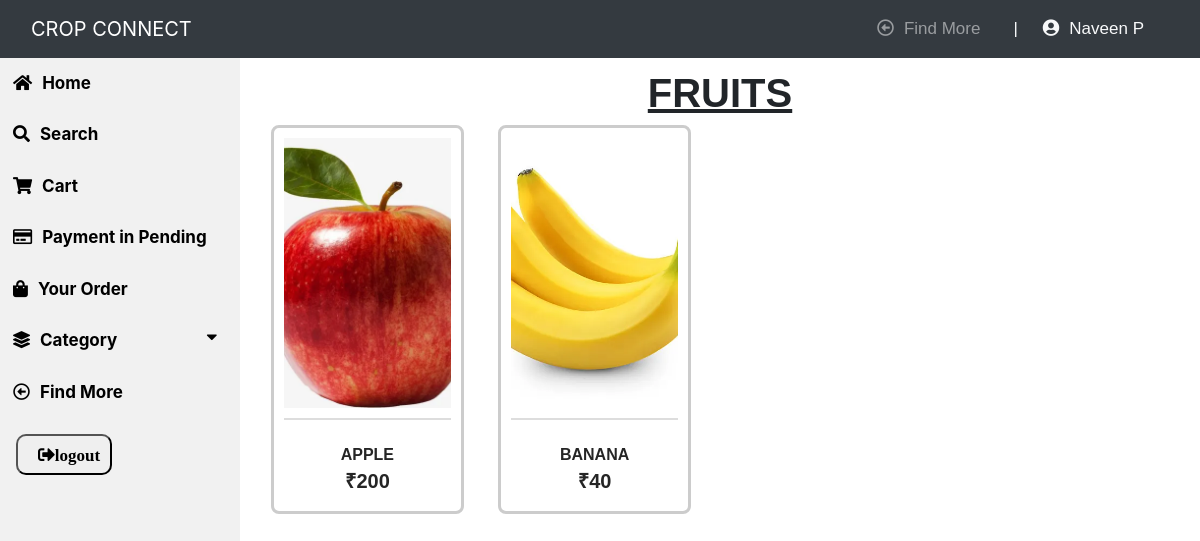
The page /fruit_cat (signed in) on the database its author committed.
### app/models.py (models this page shows, shortened)
class Visitor(models.Model):
    user = models.OneToOneField(User, on_delete=models.CASCADE)
    joindate = models.DateField(auto_now_add=True)
    email = models.EmailField(unique=True)
    gender = models.CharField(max_length=20)
    district = models.ForeignKey(District, on_delete=models.CASCADE)
    status = models.BooleanField(default=False)
    @property
    def get_name(self):
        return self.user.first_name+" "+self.user.last_name

class Product(models.Model):
    product_name = models.CharField(max_length=30)
    describe = models.CharField(max_length=1000)
    joindate = models.DateField(auto_now_add=True)
    image_1 = models.ImageField(upload_to='product image/')
    image_2 = models.ImageField(upload_to='product image/')
    image_3 = models.ImageField(upload_to='product image/')
    image_4 = models.ImageField(upload_to='product image/')
    seller = models.ForeignKey(Seller, on_delete=models.CASCADE)
    category = models.CharField(max_length=30)
    price = models.IntegerField()
    price_per_quantity = models.CharField(max_length=20)
    status = models.BooleanField(default=False)
    stock = models.BooleanField(default=True)
    activity = models.BooleanField(default=True)

### app/views.py (the view)
# urls.py: path('fruit_cat',fruit_cat, name='fruit_cat'),
@login_required(login_url='visitor_login')
@user_passes_test(is_visitor)
def fruit_cat(request):
    fru = Product.objects.all().filter(status=True,activity=True,category="Fruit")
    return render(request, 'visitor/fruit_cat.html',{'fru':fru})

### app/views.py (called while the page is built)
def is_visitor(user):
    return user.groups.filter(name='VISITOR').exists()

### app/templates/visitor/fruit_cat.html (shortened to what this page needs)
{% extends "visitor/visitor_market_home.html" %}
{% block content %}
{% load static %}
{% load crispy_forms_tags %}
<div class="content">
    <h1 style="text-align: center;"><b><u>FRUITS</u></b></h1>
    {% for f in fru %}
    <div class="col-lg-3 col-md-4 col-sm-6 " style="display: inline-block; width: 24%;">
        <div class="featured__item">
            <a href="{% url 'view_product_visitor'  f.id %}" >
            <div class="featured__item__pic set-bg" style="background-image: url('{{f.image_1.url}}'); background-size: cover;">
            </div></a>
            <hr style="border: 1px solid #ddd; margin: 10px 0;">
            <div class="featured__item__text">
                <h6 style="text-transform: uppercase; font-family: Cairo, sans-serif;"><a href="{% url 'view_product_visitor'  f.id %}" ><b>{{f.product_name}}</b></a></h6>
                <h5 style="text-transform: uppercase; font-family: Cairo, sans-serif;"><b>₹{{f.price}}</b></h5>
            </div>
        </div>
    </div>
    {% empty %}
    <center>
        <img src="{% static 'image/empty1.png' %}" width="450" height="400">
        <p style="text-transform: uppercase; font-family: 'Gill Sans', 'Gill Sans MT', Calibri, 'Trebuchet MS', sans-serif;"><b>No Products in this category</b></p>
    </center>
    {% endfor %}
</div>
{% endblock %}

### app/templates/visitor/visitor_market_home.html (shortened to what this page needs)
{% load crispy_forms_tags %}
<html>
    <head>
        <link rel="stylesheet" href="https://use.fontawesome.com/releases/v5.7.0/css/all.css">
        <link rel="stylesheet" href="https://maxcdn.bootstrapcdn.com/bootstrap/4.0.0/css/bootstrap.min.css">
        {% load static %}
        <link rel="stylesheet" type="text/css" href="{% static 'visitor/visitor_market_home.css' %}">
    </head>
    <body>
    <nav class="navbar navbar-dark navbar-expand-md sticky-top bg-dark">
        <div class="container-fluid"><a class="navbar-brand text-center" href="#" style="margin: 0px 0px;">CROP CONNECT</a>
            <div class="collapse navbar-collapse" id="navcol-1">
                <ul class="nav navbar-nav text-light ml-auto">
                    <li class="nav-item" role="presentation"><a class="nav-link" href="{% url 'visitor_home' %}"><i class="far fa-arrow-alt-circle-left"></i>Find More</a></li>
                    <li class="nav-item" role="presentation"><a class="bar">|</a></li>
                    <li class="nav-item" role="presentation"><a class="user"><i class="fas fa-user-circle"></i>{{user.visitor.get_name}}</a></li>
                </ul>
            </div>
        </div>
    </nav>
    <div class="sidebar">
        <a href="{% url 'visitor_market_home' %}"><i class="fas fa-home"></i>Home</a>
        <a href="{% url 'search' %}"><i class="fas fa-search"></i>Search</a>
        <a href="{% url 'cart' %}"><i class="fas fa-shopping-cart"></i>Cart</a>
        <a href="{% url 'pending_order' %}"><i class="far fa-credit-card" style="padding-right: 10px;"></i>Payment in Pending</a>
        <a href="{% url 'your_order' %}"><i class="fas fa-shopping-bag"></i>Your Order</a>
        <button class="dropdown-btn"><i class="fas fa-layer-group"></i>Category<i class="fas fa-caret-down"></i></button>
        <a href="{% url 'visitor_home' %}"><i class="far fa-arrow-alt-circle-left"></i>Find More</a>
        <div class="logout">
            <form method="post" action="{% url 'logout' %}">
                <button class="fas fa-sign-out-alt"  type="submit">logout</button>
            </form>
        </div>
    </div>
    {% block content %}{% endblock %}
    </body>
</html>

### app/static/visitor/visitor_market_home.css (style rules this page uses)
.sidebar { margin: 0; padding: 0; width: 20%; background-color:#f1f1f1; position: fixed; height: 93%; overflow: auto; }
.sidebar a, .dropdown-btn, .dropdown-container a { display: block; color: black; padding: 13px; font-size: 17px; font-weight: bold; text-decoration: none; border: none; background: none; width:100%; text-align: left; cursor: pointer; outline: none; }
.logout { display: block; color: black; padding: 16px; font-size: 17px; font-weight: bold; text-decoration: none; }
div.content { padding: 1px 16px; height: auto; width: 80%; float: right; }
.fa-caret-down { float: right; padding-right: 8px; }
.fas { padding-right: 10px; }
.far { padding-right: 10px; }
.nav-item { font-size: 17px; font-family:'Lucida Sans', 'Lucida Sans Regular', 'Lucida Grande', 'Lucida Sans Unicode', Geneva, Verdana, sans-serif; padding-right: 25px; }
div.content h1 { text-align: center; padding-top: 10px; font-family: 'Lucida Sans', 'Lucida Sans Regular', 'Lucida Grande', 'Lucida Sans Unicode', Geneva, Verdana, sans-serif; }
ul { list-style-type: none; list-style: none; align-items: center; }

### app/templates/visitor/fruit_cat.html (style rules this page uses)
.featured__item { margin-bottom: 50px; border: 3px solid #ccc; padding: 10px; border-radius: 8px; }
.featured__item__pic { height: 270px; position: relative; overflow: hidden; background-position: center; padding-top: 15px; }
.featured__item__text { text-align: center; padding-top: 15px; }
.featured__item__text h6 { margin-bottom: 5px; }
.featured__item__text h6 a { color: #252525; }
.featured__item__text h5 { color: #252525; font-weight: 700; }
.featured__item__pic { height: 270px; position: relative; overflow: hidden; background-position: center center; }
button { padding: 10px 20px 10px 20px; border-radius: 10px; }

### rows shown on the page
Product: image_1 (picture), product_name "APPLE", price "200"
Product: image_1 (picture), product_name "BANANA", price "40"

### other values the page prints
{{ user.visitor.get_name }} "Naveen P"
